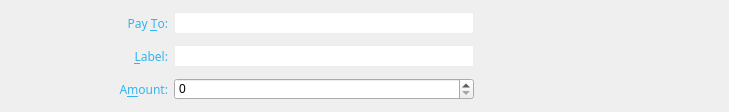
<?xml version="1.0" encoding="UTF-8"?>
<ui version="4.0">
 <class>SendCoinsEntry</class>
 <widget class="QFrame" name="SendCoinsEntry">
  <property name="geometry">
   <rect>
    <x>0</x>
    <y>0</y>
    <width>729</width>
    <height>112</height>
   </rect>
  </property>
  <property name="sizePolicy">
   <sizepolicy hsizetype="Preferred" vsizetype="Fixed">
    <horstretch>0</horstretch>
    <verstretch>0</verstretch>
   </sizepolicy>
  </property>
  <property name="windowTitle">
   <string notr="true"/>
  </property>
  <property name="styleSheet">
   <string notr="true">* {
    font-family:&quot;Finger Paint&quot;;
}
QLabel {
	color: #32b4f0;
}
QLineEdit {
	border: 1px solid #ededed;
	background-color: white;
	min-height: 20px;
}
QComboBox {
	border: 1px solid #ededed;
	background-color: white;
	min-height: 20px;
	max-width: 60px;
}</string>
  </property>
  <property name="frameShape">
   <enum>QFrame::NoFrame</enum>
  </property>
  <property name="frameShadow">
   <enum>QFrame::Sunken</enum>
  </property>
  <property name="lineWidth">
   <number>0</number>
  </property>
  <layout class="QGridLayout" name="gridLayout_2">
   <item row="0" column="0">
    <spacer name="horizontalSpacer">
     <property name="orientation">
      <enum>Qt::Horizontal</enum>
     </property>
     <property name="sizeHint" stdset="0">
      <size>
       <width>40</width>
       <height>20</height>
      </size>
     </property>
    </spacer>
   </item>
   <item row="0" column="1">
    <layout class="QGridLayout" name="gridLayout">
     <property name="verticalSpacing">
      <number>10</number>
     </property>
     <item row="0" column="0">
      <widget class="QLabel" name="label_2">
       <property name="font">
        <font>
         <family>Finger Paint</family>
        </font>
       </property>
       <property name="text">
        <string>Pay &amp;To:</string>
       </property>
       <property name="alignment">
        <set>Qt::AlignRight|Qt::AlignTrailing|Qt::AlignVCenter</set>
       </property>
       <property name="buddy">
        <cstring>payTo</cstring>
       </property>
      </widget>
     </item>
     <item row="1" column="0">
      <widget class="QLabel" name="label_4">
       <property name="font">
        <font>
         <family>Finger Paint</family>
        </font>
       </property>
       <property name="text">
        <string>&amp;Label:</string>
       </property>
       <property name="alignment">
        <set>Qt::AlignRight|Qt::AlignTrailing|Qt::AlignVCenter</set>
       </property>
       <property name="buddy">
        <cstring>addAsLabel</cstring>
       </property>
      </widget>
     </item>
     <item row="2" column="0">
      <widget class="QLabel" name="label">
       <property name="font">
        <font>
         <family>Finger Paint</family>
        </font>
       </property>
       <property name="text">
        <string>A&amp;mount:</string>
       </property>
       <property name="alignment">
        <set>Qt::AlignRight|Qt::AlignTrailing|Qt::AlignVCenter</set>
       </property>
       <property name="buddy">
        <cstring>payAmount</cstring>
       </property>
      </widget>
     </item>
     <item row="2" column="1">
      <layout class="QHBoxLayout" name="horizontalLayout">
       <item>
        <widget class="GrumpyCoinAmountField" name="payAmount">
         <property name="sizePolicy">
          <sizepolicy hsizetype="Minimum" vsizetype="Fixed">
           <horstretch>0</horstretch>
           <verstretch>0</verstretch>
          </sizepolicy>
         </property>
         <property name="minimumSize">
          <size>
           <width>0</width>
           <height>0</height>
          </size>
         </property>
        </widget>
       </item>
      </layout>
     </item>
     <item row="1" column="1">
      <widget class="QValidatedLineEdit" name="addAsLabel">
       <property name="toolTip">
        <string>Enter a label for this address to add it to your address book</string>
       </property>
      </widget>
     </item>
     <item row="0" column="1">
      <widget class="QValidatedLineEdit" name="payTo">
       <property name="minimumSize">
        <size>
         <width>300</width>
         <height>22</height>
        </size>
       </property>
       <property name="toolTip">
        <string>The address to send the payment to (e.g. MNS17iag9jJgTHD1VXjvLCEnZuQ3rJDE9L)</string>
       </property>
       <property name="maxLength">
        <number>34</number>
       </property>
      </widget>
     </item>
    </layout>
   </item>
   <item row="0" column="2">
    <layout class="QVBoxLayout" name="verticalLayout">
     <item>
      <layout class="QHBoxLayout" name="horizontalLayout_2">
       <item>
        <widget class="QPushButton" name="addButton">
         <property name="minimumSize">
          <size>
           <width>28</width>
           <height>28</height>
          </size>
         </property>
         <property name="maximumSize">
          <size>
           <width>28</width>
           <height>28</height>
          </size>
         </property>
         <property name="toolTip">
          <string>Send to multiple recipients at once</string>
         </property>
         <property name="styleSheet">
          <string notr="true">QPushButton {
	border: 0px solid gray;
	image: url(:/res/add_receiver/normal.png);
}

QPushButton:!enabled {
	image: url(:/res/add_receiver/disabled.png);
}

QPushButton:pressed:flat {
	image: url(:/res/add_receiver/pressed.png);
}

QPushButton:hover {
	image: url(:/res/add_receiver/hover.png);
}</string>
         </property>
         <property name="text">
          <string/>
         </property>
         <property name="shortcut">
          <string>Alt+P</string>
         </property>
         <property name="flat">
          <bool>true</bool>
         </property>
        </widget>
       </item>
       <item>
        <widget class="QPushButton" name="pasteButton">
         <property name="minimumSize">
          <size>
           <width>28</width>
           <height>28</height>
          </size>
         </property>
         <property name="maximumSize">
          <size>
           <width>28</width>
           <height>28</height>
          </size>
         </property>
         <property name="toolTip">
          <string>Paste address from clipboard</string>
         </property>
         <property name="styleSheet">
          <string notr="true">QPushButton {
	border: 0px solid gray;
	image: url(:/res/paste/normal.png);	
}

QPushButton:!enabled {
	image: url(:/res/paste/disabled.png);
}

QPushButton:pressed:flat {
	image: url(:/res/paste/pressed.png);
}

QPushButton:hover {
	image: url(:/res/paste/hover.png);
}</string>
         </property>
         <property name="text">
          <string/>
         </property>
         <property name="shortcut">
          <string>Alt+A</string>
         </property>
         <property name="flat">
          <bool>true</bool>
         </property>
        </widget>
       </item>
       <item>
        <widget class="QPushButton" name="addressBookButton">
         <property name="minimumSize">
          <size>
           <width>28</width>
           <height>28</height>
          </size>
         </property>
         <property name="maximumSize">
          <size>
           <width>28</width>
           <height>28</height>
          </size>
         </property>
         <property name="toolTip">
          <string>Choose address from address book</string>
         </property>
         <property name="styleSheet">
          <string notr="true">QPushButton {
	border: 0px solid gray;
	image: url(:/res/addressbook/normal.png);
}

QPushButton:!enabled {
	image: url(:/res/addressbook/disabled.png);
}

QPushButton:pressed:flat {
	image: url(:/res/addressbook/pressed.png);
}

QPushButton:hover {
	image: url(:/res/addressbook/hover.png);
}</string>
         </property>
         <property name="text">
          <string/>
         </property>
         <property name="shortcut">
          <string>Alt+P</string>
         </property>
         <property name="flat">
          <bool>true</bool>
         </property>
        </widget>
       </item>
       <item>
        <widget class="QPushButton" name="deleteButton">
         <property name="minimumSize">
          <size>
           <width>28</width>
           <height>28</height>
          </size>
         </property>
         <property name="maximumSize">
          <size>
           <width>28</width>
           <height>28</height>
          </size>
         </property>
         <property name="toolTip">
          <string>Remove this recipient</string>
         </property>
         <property name="styleSheet">
          <string notr="true">QPushButton {
	border: 0px solid gray;
	image: url(:/res/del_receiver/normal.png);
}

QPushButton:!enabled {
	image: url(:/res/del_receiver/disabled.png);
}

QPushButton:pressed:flat {
	image: url(:/res/del_receiver/pressed.png);
}

QPushButton:hover {
	image: url(:/res/del_receiver/hover.png);
}</string>
         </property>
         <property name="text">
          <string/>
         </property>
         <property name="flat">
          <bool>true</bool>
         </property>
        </widget>
       </item>
      </layout>
     </item>
     <item>
      <spacer name="verticalSpacer">
       <property name="orientation">
        <enum>Qt::Vertical</enum>
       </property>
       <property name="sizeHint" stdset="0">
        <size>
         <width>20</width>
         <height>40</height>
        </size>
       </property>
      </spacer>
     </item>
    </layout>
   </item>
   <item row="0" column="3">
    <spacer name="horizontalSpacer_2">
     <property name="orientation">
      <enum>Qt::Horizontal</enum>
     </property>
     <property name="sizeHint" stdset="0">
      <size>
       <width>40</width>
       <height>20</height>
      </size>
     </property>
    </spacer>
   </item>
  </layout>
 </widget>
 <customwidgets>
  <customwidget>
   <class>GrumpyCoinAmountField</class>
   <extends>QSpinBox</extends>
   <header>bitcoinamountfield.h</header>
   <container>1</container>
  </customwidget>
  <customwidget>
   <class>QValidatedLineEdit</class>
   <extends>QLineEdit</extends>
   <header>qvalidatedlineedit.h</header>
  </customwidget>
 </customwidgets>
 <resources/>
 <connections/>
 <slots>
  <slot>pasteRequested()</slot>
  <slot>addFromAddressBookRequested()</slot>
  <slot>deleteRequested()</slot>
 </slots>
</ui>
